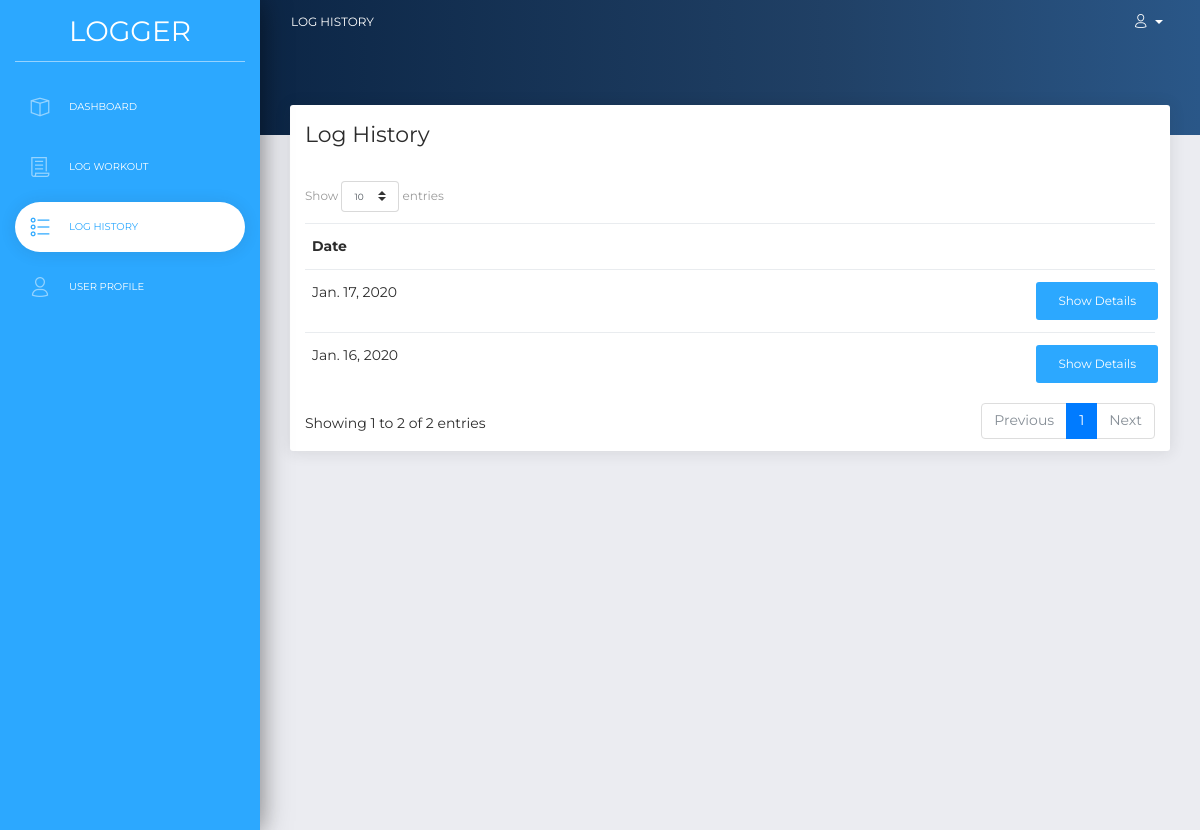
Before: /log-history/ (signed in) with the older database file.
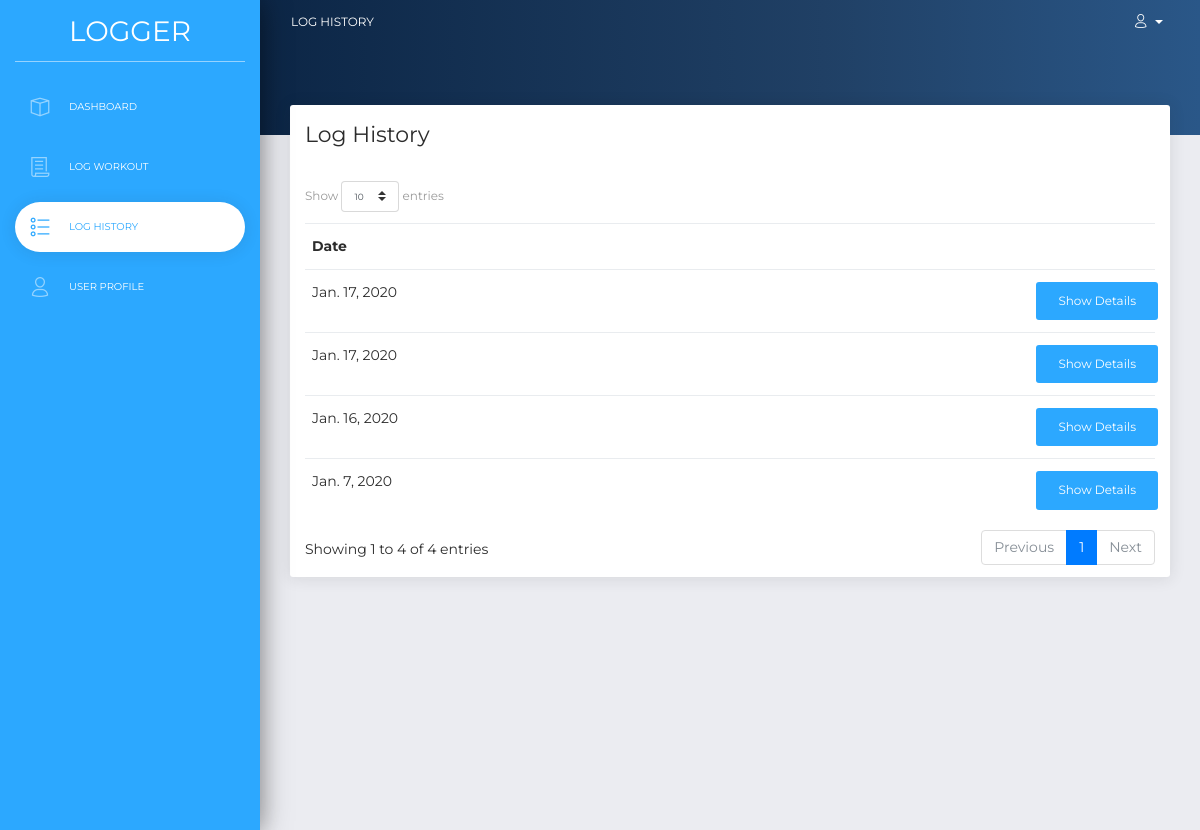
After: the same page with the newer database file.
### logger/models.py (models this page shows)
class WorkoutSession(models.Model):
    user = models.ForeignKey(User, on_delete=models.CASCADE)
    date = models.DateField()

### logger/views.py (the view, shortened to what this page needs)
# urls.py: path('log-history/', views.logged_sessions, name="logger-logged-sessions")
def logged_sessions(request):
    if request.user.is_authenticated:
        if request.method == 'GET':
            sessions = WorkoutSession.objects.filter(user=request.user).order_by('-date')
            return render(request, "logger/log_history.html", {'active_page': 'Log History', 'sessions': sessions})
    else:
        return redirect('logger-landing-page')

### logger/templates/logger/log_history.html (shortened to what this page needs)
{% extends 'logger/sidebar_template.html' %}
{% load static %}
{% block content %}
<div class='card' style="width: 50% margin: 0 auto;">
  {% if sessions %}
  <div class='card-header'>
    <h5>Log History</h5>
  </div>
  <div class='card-body'>
      <table class="table" id="sessionsTable">
        <thead class="thead-dark">
          <td>
            <span style="font-weight:bold">Date</span>
          </td>
        </thead>
        <tbody>
          {% for session in sessions %}
            <tr>
              <td>
                <form method='POST' id='sessionForm'>
                  <div class='form-row'>
                    <div class="col-12">
                      <span style="user-select: none;">{{ session.date }}</span>
                      <button class="btn btn-info" style="float:right">Show Details</button>
                    </div>
                  </div>
                </form>
              </td>
            </tr>
          {% endfor %}
        </tbody>
      </table>
  </div>
  {% endif %}
</div>
<link rel="stylesheet" type="text/css" href="https://cdn.datatables.net/1.10.20/css/dataTables.bootstrap4.min.css">
<link rel="stylesheet" type="text/css" href="https:////cdn.datatables.net/responsive/2.2.3/css/dataTables.responsive.css">
{% endblock %}

### logger/templates/logger/sidebar_template.html (shortened to what this page needs)
<!DOCTYPE html>
{% load static %}
<html lang="en">
<head>
    <link href="https://use.fontawesome.com/releases/v5.0.6/css/all.css" rel="stylesheet">
    <link href="{% static 'css/bootstrap.min.css' %}" rel="stylesheet" />
    <link href="{% static 'css/now-ui-dashboard.css' %}" rel="stylesheet" />
</head>
<body class="">
    <div class="wrapper ">
        <div class="sidebar" data-color='blue'>
            <div class="logo">
                <a class="simple-text logo-normal" style="color: white; text-align: center; font-size: 2em;">
                    Logger
                </a>
            </div>
            <div class="sidebar-wrapper">
                <ul class="nav">
                    <li {% if active_page == "Dashboard" %} class='active' {% endif %}>
                        <a href="{% url 'logger-dashboard' %}">
                            <i class="now-ui-icons design_app"></i>
                            <p>Dashboard</p>
                        </a>
                    </li>
                    <li {% if active_page == "Log Workout" %} class='active' {% endif %}>
                        <a href="{% url 'logger-log-workout' %}">
                            <i class="now-ui-icons files_paper"></i>
                            <p>Log Workout</p>
                        </a>
                    </li>
                    <li {% if active_page == "Log History" %} class='active' {% endif %}>
                        <a href="{% url 'logger-logged-sessions' %}">
                            <i class="now-ui-icons design_bullet-list-67"></i>
                            <p>Log History</p>
                        </a>
                    </li>
                    <li {% if active_page == "User Profile" %} class='active' {% endif %}>
                        <a href="#">
                            <i class="now-ui-icons users_single-02"></i>
                            <p>User Profile</p>
                        </a>
                    </li>
                </ul>
            </div>
        </div>
        <div class="main-panel">
            <nav class="navbar navbar-expand-lg navbar-transparent  navbar-absolute bg-primary fixed-top">
                <div class="container-fluid">
                    <div class="navbar-wrapper">
                        <a class="navbar-brand">{{ active_page }}</a>
                    </div>
                    <div class="justify-content-end" id="navigation">
                      <div class="dropdown">
                        <button class='dropdown-toggle' style="background: none; border: none; color: white;" type="button" id="dropdownMenuButton" data-toggle="dropdown" aria-haspopup="true" aria-expanded="false">
                          <i class="now-ui-icons users_single-02" style="margin-top:5px;"></i>
                        </button>
                      </div>
                    </div>
                </div>
            </nav>
            <div class="panel-header panel-header-sm">
            </div>
            <div class="content">
              {% block content %}{% endblock %}
            </div>
            <footer class="footer">
            </footer>
        </div>
    </div>
</body>
</html>

Changed rows visible on the page:
added WorkoutSession: date "Jan. 17, 2020"
added WorkoutSession: date "Jan. 7, 2020"
Other visible differences:
text written by a page script: "Show entries Showing 1 to 2 of 2 entries Previous 1 Next" → "Show entries Showing 1 to 4 of 4 entries Previous 1 Next"
